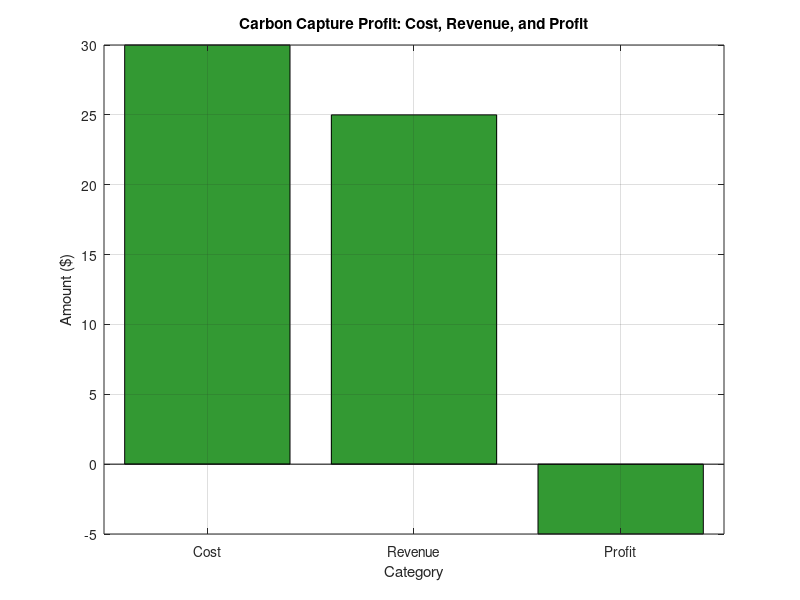
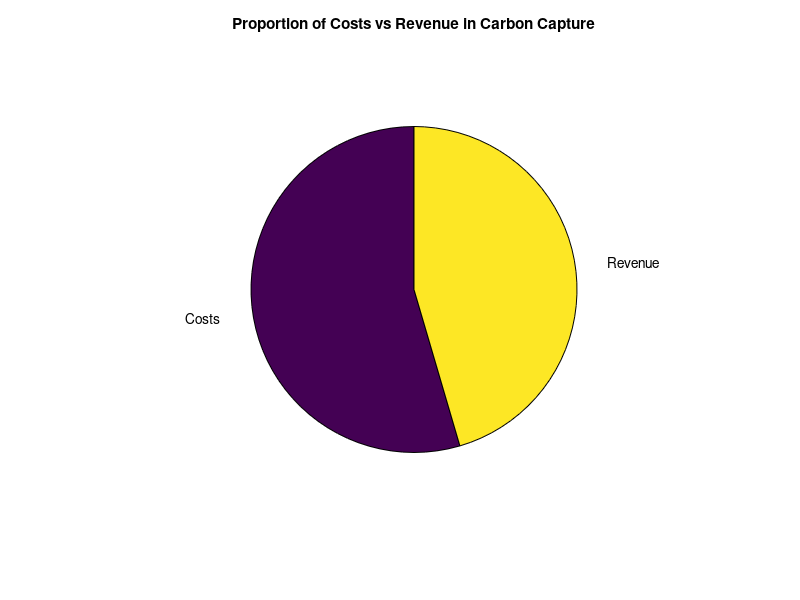

These figures' MATLAB source, in order:
% Carbon Capture Profit Visualization Tool
% This tool calculates the profit from carbon capture and visualizes the data.

% Step 1: Prompt the user to enter required details
disp('Carbon Capture Profit Calculation');

% Get input from the user
cost_per_ton = input('Enter the cost of carbon capture per ton ($):' );
revenue_per_ton = input('Enter the revenue from carbon capture per ton ($):');
total_tons_captured = input('Enter the total amount of carbon captured (tons): ');
additional_costs = input('Enter any additional costs for carbon capture ($):');

% Step 2: Calculate the total costs and revenue
total_revenue = revenue_per_ton * total_tons_captured;
total_costs = (cost_per_ton * total_tons_captured) + additional_costs;
profit = total_revenue - total_costs;

% Step 3: Display the results
fprintf('\nResults of Carbon Capture Profit Calculation:\n');
fprintf('Total Revenue: $%.2f\n', total_revenue);
fprintf('Total Costs: $%.2f\n', total_costs);
fprintf('Profit: $%.2f\n', profit);

% Step 4: Visualize the data in a bar chart

% Data for bar chart (Cost, Revenue, and Profit)
categories = {'Cost', 'Revenue', 'Profit'};
values = [total_costs, total_revenue, profit];

% Create a bar chart
figure;
bar(values, 'FaceColor', [0.2, 0.6, 0.2]);
set(gca, 'XTickLabel', categories);
xlabel('Category');
ylabel('Amount ($)');
title('Carbon Capture Profit: Cost, Revenue, and Profit');
grid on;

% Step 5: Visualize the data in a pie chart
% Pie chart to show the proportion of cost and revenue
labels = {'Costs', 'Revenue'};
sizes = [total_costs, total_revenue];

figure;
pie(sizes, labels);
title('Proportion of Costs vs Revenue in Carbon Capture');
